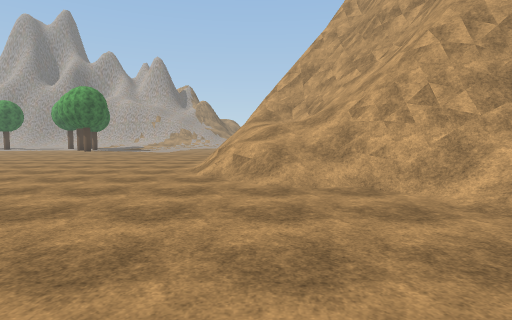
[1] (above)

24 first-person views from a walk through a 3-D level made in the Unity game engine. The camera is 1.5 m above the floor, tilts 4° down and sees 80° across. The floor is counted in squares, 2 m on a side. Each view is taken from the middle of a square. On the plan, view 1 faces up. The plan holds only what a view shows up to about 10 squares ahead; the rest is blank. The place goes on beyond the plan. Some trees and plants on the terrain are drawn as simple stand-ins. The player character is not drawn. Some surface patterns are stand-ins.

[2]
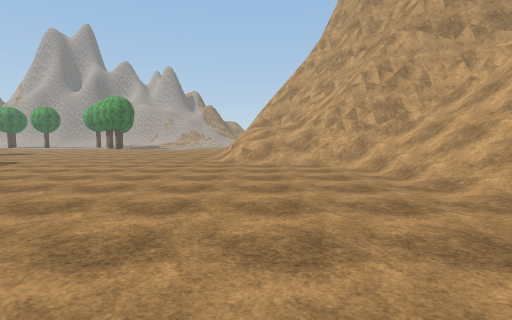

[3]
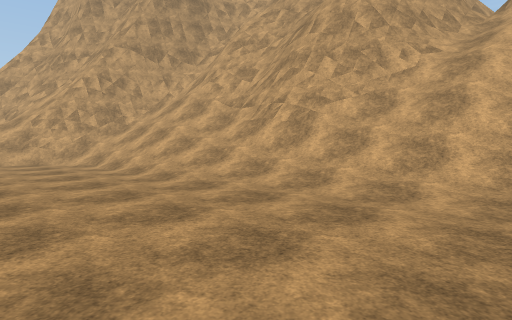

[4]
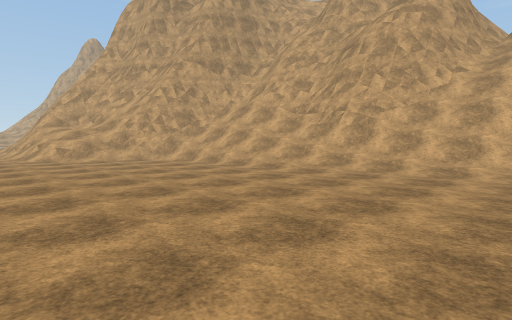

[5]
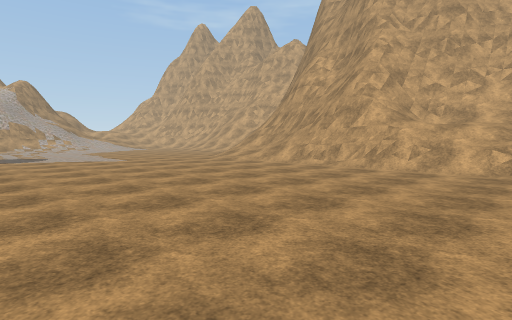

[6]
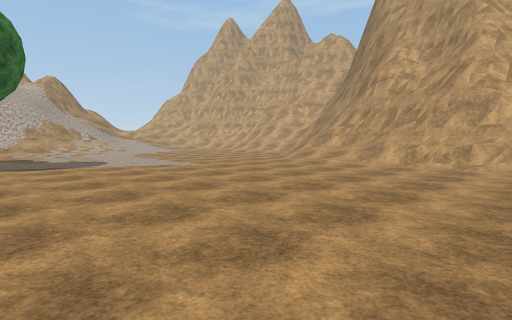

[7]
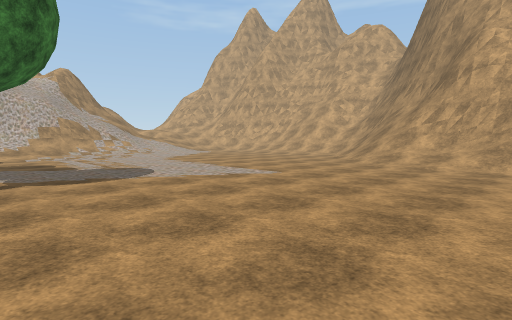

[8]
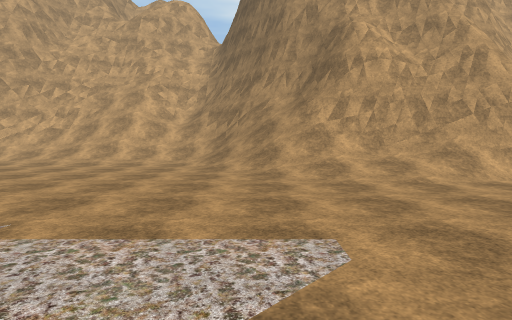

[9]
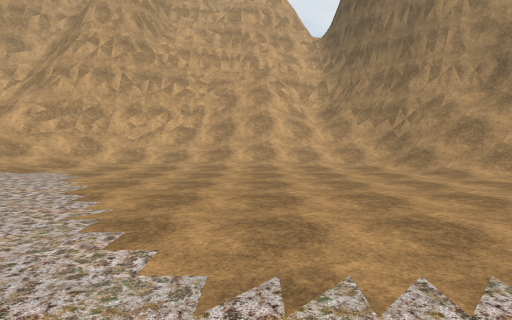

[10]
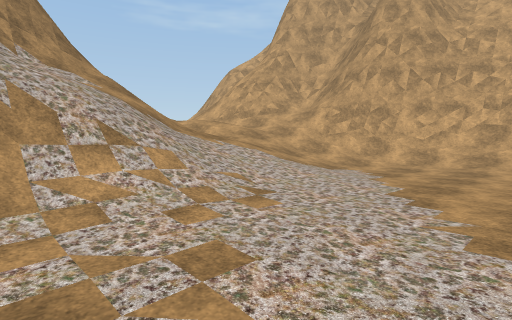

[11]
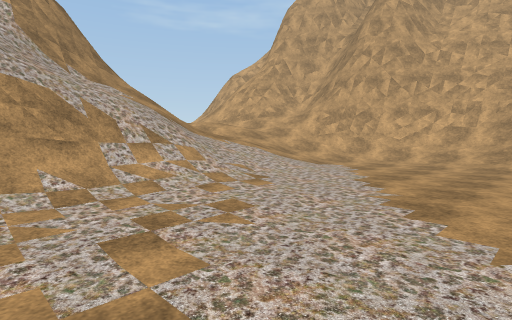

[12]
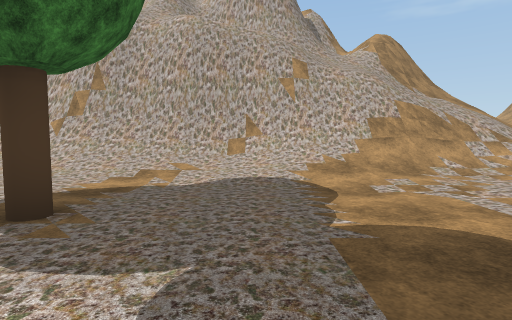

[13]
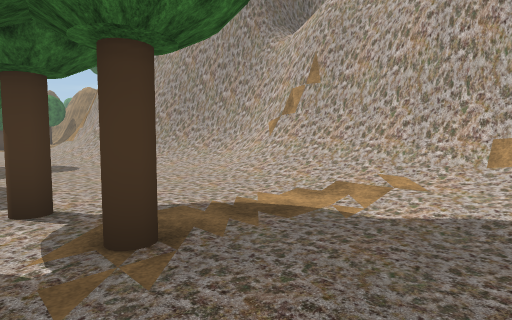

[14]
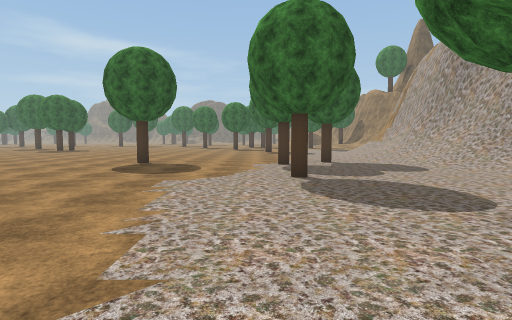

[15]
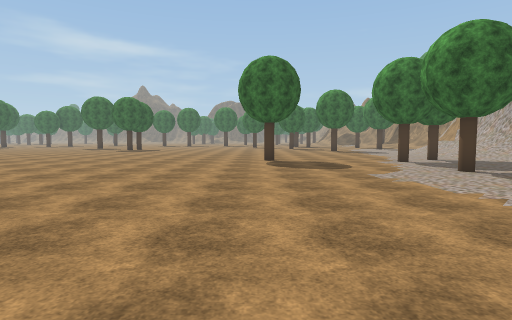

[16]
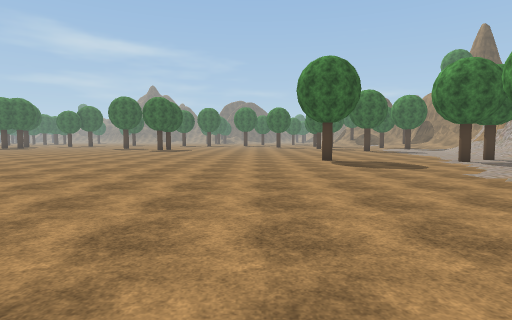

[17]
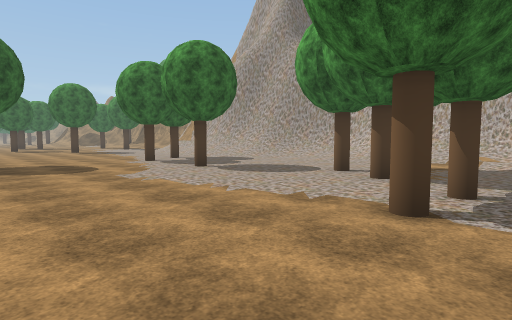

[18]
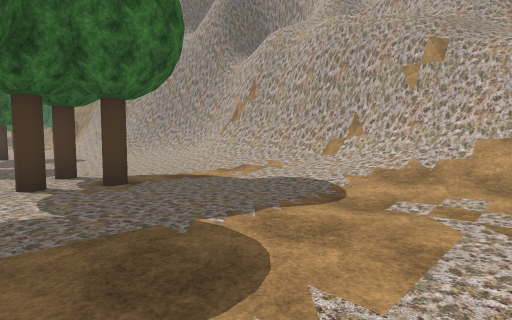

[19]
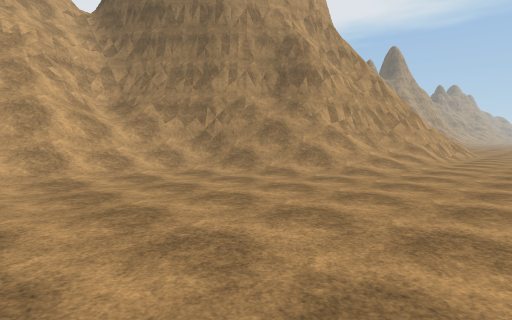

[20]
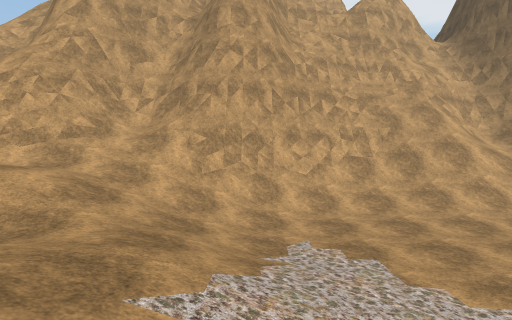

[21]
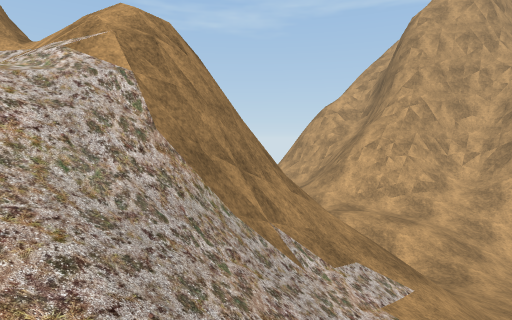

[22]
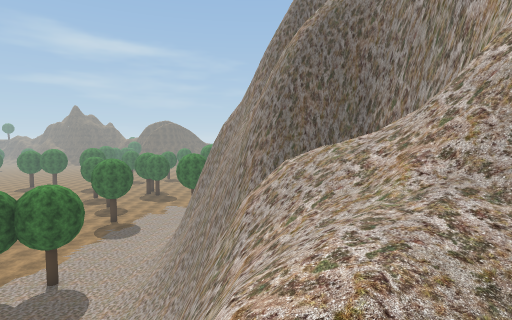

[23]
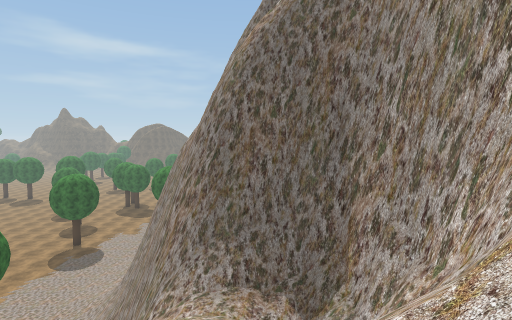

[24]
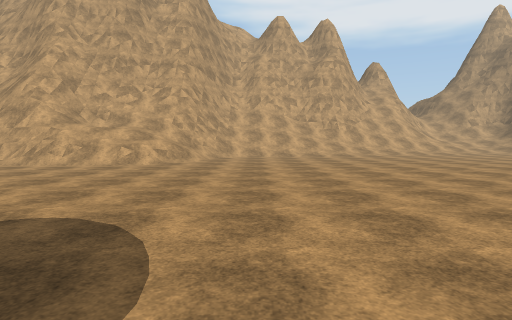

### Floor plan
Key: @ floor where view 1 was taken; # wall or solid block; x gap in a wall; . main floor; : floor 0.25 m higher than the main floor; / step, stairs or slope; = window, fence, low wall or low ledge; v drop or lower ground; T tree.
Columns run from 21 left of view 1 to 10 right of it. Each row starts with its distance up from view 1.
 31     ######### /xv#  ///###
 30     ##//// ###/=#// /////#
 29    ##vvvvv///////////////#
 28    ########v////////////##
 27 #####/#########/////////##
 26 #////////////////////..//#
 25 ////....../////://:...../###
 24 /......................///##
 23 .......T.T............./////
 22 T........T............./////#
 21 .T..T.....T............///=#=
 20 .......................////##
 19 ..........T............////#
 18 ...........T..........//####
 17 .....................///##
 16 T...................////#
 15 ...................///###
 14 ...................//=#
 13 ..................../##
 12 .......... ........./##
 11  ........  .........###
 10  .......   .........####
  9  .....     .........=/=##
  8  ....       ........///##
  7  ...        ........////#
  6             ........///###
  5              ........//=####
  4             ...........////#
  3            .............///#
  2             ............///##
  1              ...........///=#
  0               .......@..///##
 -1                .........///##
 -2                  ........//###
 -3                   .......///####
 -4                   ......./////=#
 -5                   ......./////
 -6                   ........//

Where each view was taken, in squares from view 1:
view 1: 0 up, 0 right, facing up
view 2: 4 down, 0 right, facing up
view 3: 6 down, 0 right, facing up-right
view 4: 6 down, 3 left, facing up-right
view 5: 6 up, 9 left, facing up-right
view 6: 9 up, 10 left, facing up-right
view 7: 12 up, 10 left, facing up-right
view 8: 17 up, 7 left, facing right
view 9: 22 up, 6 left, facing right
view 10: 23 up, 6 left, facing up-right
view 11: 22 up, 7 left, facing up-right
view 12: 20 up, 10 left, facing up
view 13: 22 up, 10 left, facing up-left
view 14: 20 up, 11 left, facing left
view 15: 16 up, 10 left, facing left
view 16: 14 up, 10 left, facing left
view 17: 16 up, 10 left, facing up-left
view 18: 21 up, 7 left, facing up-left
view 19: 23 up, 4 left, facing down-right
view 20: 27 up, 4 left, facing right
view 21: 28 up, 7 left, facing up-right
view 22: 29 up, 11 left, facing left
view 23: 30 up, 13 left, facing left
view 24: 3 up, 10 left, facing right
